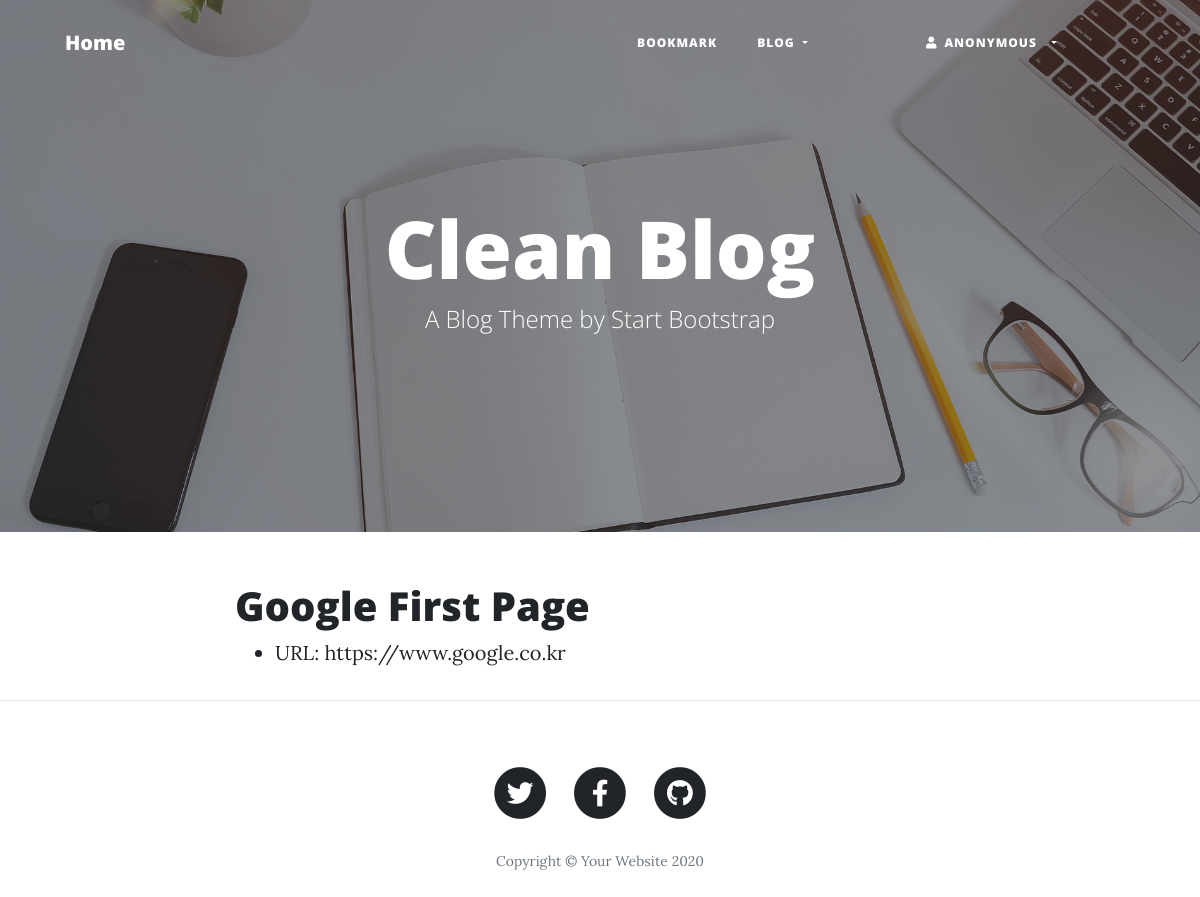
Page /bookmark/3/ on the earlier database version.
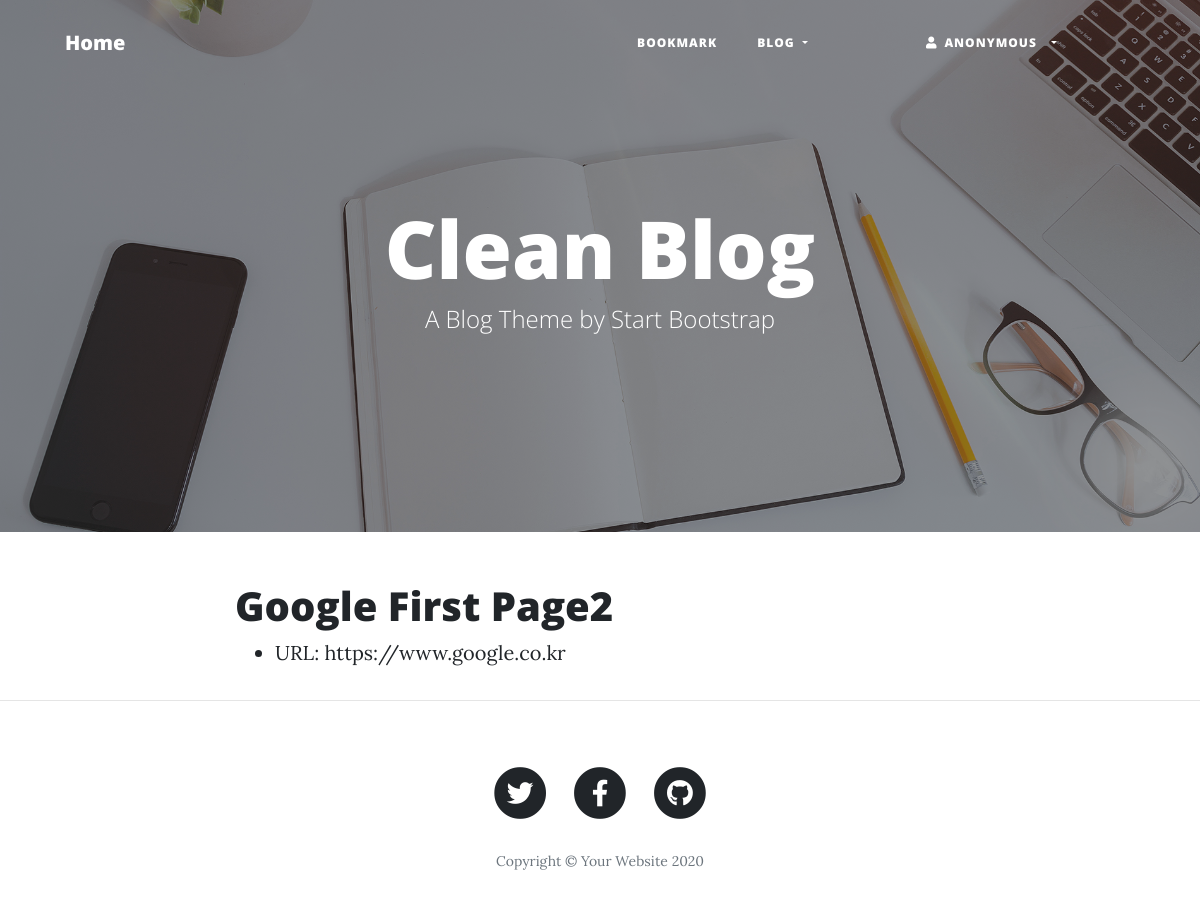
Same page on the later database version.
### bookmark/models.py (models this page shows, shortened)
class Bookmark(models.Model):
    title = models.CharField('TITLE', max_length=100, blank=True)
    url = models.URLField('URL', unique=True)
    owner = models.ForeignKey(User, on_delete=models.CASCADE, blank=True, null=True)

### bookmark/views.py (the view)
# urls.py: path('<int:pk>/', views.BookmarkDV.as_view(), name='detail'),
class BookmarkDV(DetailView):
    model = Bookmark

### bookmark/templates/bookmark/bookmark_detail.html (shortened to what this page needs)
{% extends 'base.html' %}
{% load static %}
{% block content %}
<div class="container">
    <div class="row">
        <div class="col-lg-8 col-md-10 mx-auto">
            <h1>{{ object.title }}</h1>
            <ul>
                <li>URL: <a href="{{ object.url }}">{{ object.url }}</a></li>
            </ul>
        </div>
    </div>
</div>
{% endblock %}

Differences in the rows shown:
changed Bookmark "https://www.google.co.kr": title "Google First Page" → "Google First Page2"
